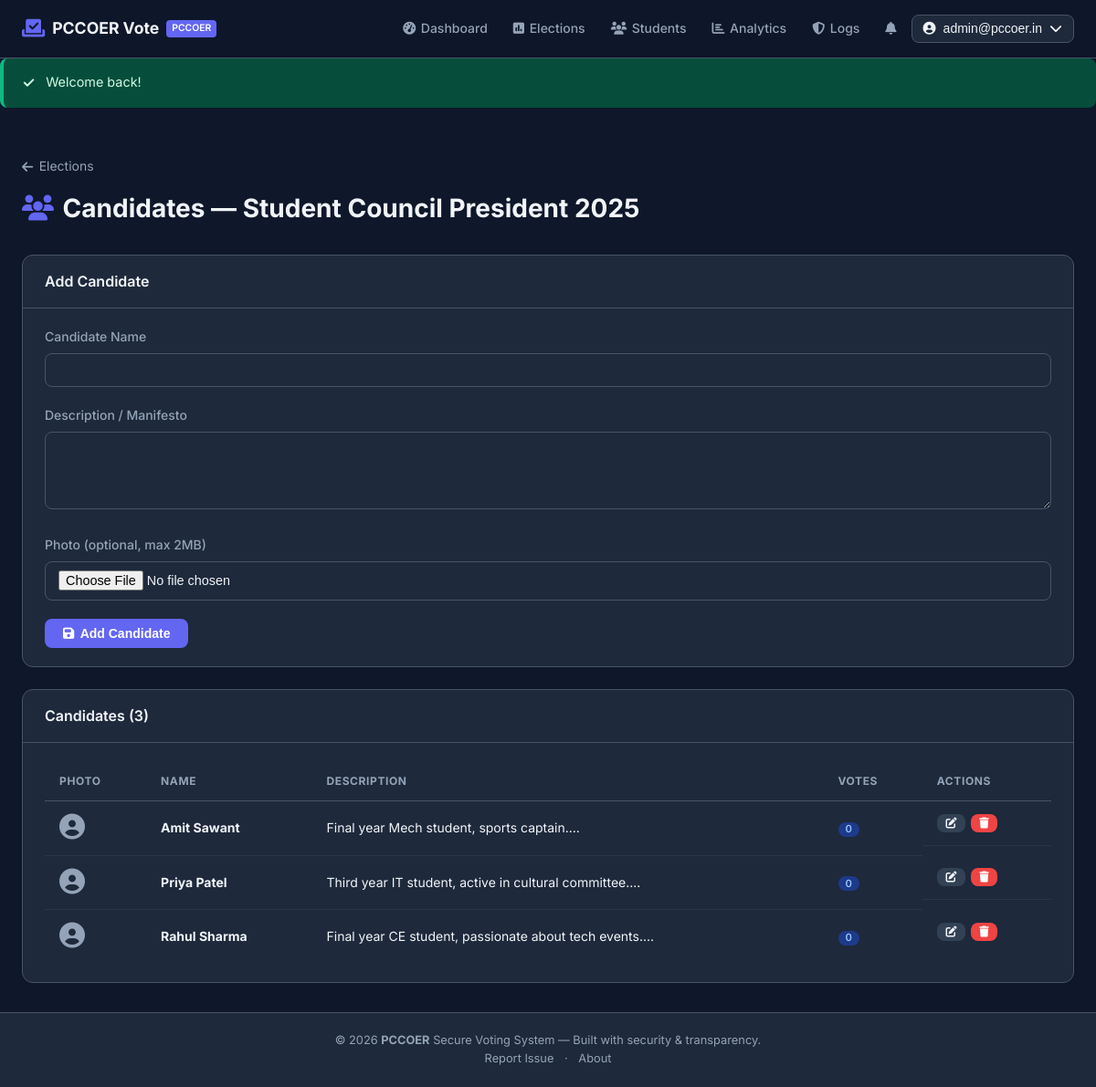
The page /admin/candidates.php?election_id=1 (signed in) on the database its author committed.
### tables this page shows
CREATE TABLE IF NOT EXISTS elections (
    id INT AUTO_INCREMENT PRIMARY KEY,
    title VARCHAR(200) NOT NULL,
    description TEXT,
    start_time DATETIME NOT NULL,
    end_time DATETIME NOT NULL,
    status ENUM('upcoming','active','completed') NOT NULL DEFAULT 'upcoming',
    created_by INT NOT NULL,                
    created_at DATETIME NOT NULL DEFAULT CURRENT_TIMESTAMP,
    CONSTRAINT fk_election_creator FOREIGN KEY (created_by) REFERENCES users(id)
);

CREATE TABLE IF NOT EXISTS candidates (
    id INT AUTO_INCREMENT PRIMARY KEY,
    election_id INT NOT NULL,               
    name VARCHAR(100) NOT NULL,
    description TEXT,
    photo VARCHAR(255) DEFAULT NULL,        
    CONSTRAINT fk_candidate_election FOREIGN KEY (election_id) REFERENCES elections(id) ON DELETE CASCADE
);

### includes/functions.php (called while the page is built, shortened)
<?php
function clean(string $input): string {
    return htmlspecialchars(strip_tags(trim($input)), ENT_QUOTES, 'UTF-8');
}

### admin/candidates.php (the view, shortened to what this page needs)
<?php
$db  = getDB();
$eid = (int)($_GET['election_id'] ?? 0);
$election = $db->prepare("SELECT * FROM elections WHERE id=?");
$election->execute([$eid]);
$election = $election->fetch();
$editCandidate = null;
$candidates = $db->prepare("SELECT c.*, COUNT(v.id) as votes FROM candidates c LEFT JOIN votes v ON v.candidate_id=c.id AND v.election_id=? AND v.is_valid=1 WHERE c.election_id=? GROUP BY c.id ORDER BY c.name");
$candidates->execute([$eid, $eid]);
$candidates = $candidates->fetchAll();
include __DIR__ . '/../includes/header.php';
?>
<div class="page-container">
  <div class="page-header">
    <a href="elections.php" class="back-link"><i class="fas fa-arrow-left"></i> Elections</a>
    <h1><i class="fas fa-users"></i> Candidates — <?= clean($election['title']) ?></h1>
  </div>
  <div class="card mb-3">
    <div class="card-header"><h3><?= $editCandidate ? 'Edit Candidate' : 'Add Candidate' ?></h3></div>
    <div class="card-body">
      <form method="POST" enctype="multipart/form-data">
        <div class="form-group">
          <label>Candidate Name</label>
          <input type="text" name="name" class="form-control" required value="<?= clean($editCandidate['name'] ?? '') ?>">
        </div>
        <div class="form-group">
          <label>Description / Manifesto</label>
          <textarea name="description" class="form-control" rows="4"><?= clean($editCandidate['description'] ?? '') ?></textarea>
        </div>
        <div class="form-group">
          <label>Photo (optional, max 2MB)</label>
          <input type="file" name="photo" class="form-control" accept="image/*">
        </div>
        <button type="submit" class="btn btn-primary"><i class="fas fa-save"></i> <?= $editCandidate ? 'Update' : 'Add Candidate' ?></button>
      </form>
    </div>
  </div>
  <div class="card">
    <div class="card-header"><h3>Candidates (<?= count($candidates) ?>)</h3></div>
    <div class="card-body">
      <table class="data-table">
        <thead><tr><th>Photo</th><th>Name</th><th>Description</th><th>Votes</th><th>Actions</th></tr></thead>
        <tbody>
        <?php foreach ($candidates as $c): ?>
          <tr>
            <td>
              <?php if ($c['photo']): ?>
                <img src="<?= BASE_URL ?>uploads/<?= clean($c['photo']) ?>" class="thumb-sm" alt="">
              <?php else: ?>
                <i class="fas fa-user-circle fa-2x text-muted"></i>
              <?php endif; ?>
            </td>
            <td><strong><?= clean($c['name']) ?></strong></td>
            <td><?= clean(substr($c['description'] ?? '', 0, 60)) ?>...</td>
            <td><span class="badge badge-blue"><?= $c['votes'] ?></span></td>
            <td class="action-btns">
              <a href="candidates.php?election_id=<?= $eid ?>&edit=<?= $c['id'] ?>" class="btn btn-secondary btn-xs"><i class="fas fa-edit"></i></a>
              <a href="candidates.php?election_id=<?= $eid ?>&delete=<?= $c['id'] ?>" class="btn btn-danger btn-xs" onclick="return confirm('Delete this candidate?')"><i class="fas fa-trash"></i></a>
            </td>
          </tr>
        <?php endforeach; ?>
        </tbody>
      </table>
    </div>
  </div>
</div>
<?php include __DIR__ . '/../includes/footer.php'; ?>

### assets/css/style.css (style rules this page uses)
:root { --primary: #6366f1; --primary-dark: #4f46e5; --primary-light: #e0e7ff; --secondary: #8b5cf6; --success: #10b981; --danger: #ef4444; --warning: #f59e0b; --info: #06b6d4; --dark: #0f172a; --surface: #1e293b; --surface-2: #334155; --border: #475569; --text: #f1f5f9; --text-muted: #94a3b8; --radius: 12px; --radius-sm: 8px; --shadow: 0 4px 24px rgba(0,0,0,0.3); --shadow-lg: 0 8px 40px rgba(0,0,0,0.4); --transition: 0.2s ease; }
*, *::before, *::after { box-sizing: border-box; margin: 0; padding: 0; }
html { scroll-behavior: smooth; }
body { font-family: 'Inter', sans-serif; background: var(--dark); color: var(--text); line-height: 1.6; min-height: 100vh; display: flex; flex-direction: column; }
a { color: var(--primary); text-decoration: none; transition: var(--transition); }
.badge { display: inline-flex; align-items: center; justify-content: center; padding: 0.15rem 0.5rem; border-radius: 999px; font-size: 0.7rem; font-weight: 600; line-height: 1; }
.badge-blue { background: #1e3a8a; color: #93c5fd; }
.page-container { max-width: 1200px; margin: 0 auto; padding: 2rem 1.5rem; }
.btn { display: inline-flex; align-items: center; gap: 0.4rem; padding: 0.5rem 1.25rem; border-radius: var(--radius-sm); font-size: 0.875rem; font-weight: 600; cursor: pointer; border: none; transition: var(--transition); white-space: nowrap; }
.btn-primary { background: var(--primary); color: #fff; }
.btn-secondary { background: var(--surface-2); color: var(--text); }
.btn-danger { background: var(--danger); color: #fff; }
.btn-xs { padding: 0.25rem 0.6rem; font-size: 0.75rem; }
.mb-3 { margin-bottom: 1.5rem; }
.form-group { margin-bottom: 1.25rem; }
.form-group label { display: block; font-size: 0.875rem; font-weight: 500; color: var(--text-muted); margin-bottom: 0.4rem; }
.form-control { width: 100%; background: var(--surface); border: 1px solid var(--border); color: var(--text); padding: 0.6rem 0.875rem; border-radius: var(--radius-sm); font-size: 0.9rem; transition: var(--transition); outline: none; }
.form-control::placeholder { color: var(--text-muted); }
textarea.form-control { resize: vertical; }
.card { background: var(--surface); border: 1px solid var(--border); border-radius: var(--radius); overflow: hidden; }
.card-header { padding: 1rem 1.5rem; border-bottom: 1px solid var(--border); display: flex; align-items: center; justify-content: space-between; flex-wrap: wrap; gap: 0.5rem; }
.card-header h3 { font-size: 1rem; font-weight: 600; color: var(--text); display: flex; align-items: center; gap: 0.5rem; }
.card-body { padding: 1.25rem 1.5rem; }
.page-header { margin-bottom: 1.75rem; }
.page-header h1 { font-size: 1.75rem; font-weight: 700; display: flex; align-items: center; gap: 0.6rem; margin-bottom: 0.25rem; }
.page-header h1 i { color: var(--primary); }
.back-link { display: inline-flex; align-items: center; gap: 0.4rem; font-size: 0.875rem; color: var(--text-muted); margin-bottom: 0.75rem; }
.data-table { width: 100%; border-collapse: collapse; font-size: 0.875rem; }
.data-table th { padding: 0.75rem 1rem; text-align: left; font-size: 0.75rem; text-transform: uppercase; letter-spacing: 0.05em; color: var(--text-muted); border-bottom: 1px solid var(--border); }
.data-table td { padding: 0.875rem 1rem; border-bottom: 1px solid rgba(71,85,105,0.3); vertical-align: middle; }
.data-table tr:last-child td { border-bottom: none; }
.action-btns { display: flex; gap: 0.35rem; flex-wrap: wrap; }
.text-muted { color: var(--text-muted) !important; }

### rows shown on the page
elections: title "Student Council President 2025"
candidates: name "Amit Sawant", description "Final year Mech student, sports captain.", votes "0"
candidates: name "Priya Patel", description "Third year IT student, active in cultural committee.", votes "0"
candidates: name "Rahul Sharma", description "Final year CE student, passionate about tech events.", votes "0"

### other values the page prints
SITE_NAME "PCCOER Vote"
$_SESSION['email'] "admin@pccoer.in"
$flash['message'] "Welcome back!"
count($candidates) "3"
